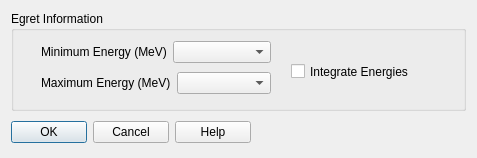
<?xml version="1.0" encoding="UTF-8"?>
<ui version="4.0">
 <class>egretDialog</class>
 <widget class="QDialog" name="egretDialog">
  <property name="geometry">
   <rect>
    <x>0</x>
    <y>0</y>
    <width>469</width>
    <height>156</height>
   </rect>
  </property>
  <property name="windowTitle">
   <string>Dialog</string>
  </property>
  <layout class="QVBoxLayout" name="verticalLayout_2">
   <item>
    <widget class="QGroupBox" name="EgretBox">
     <property name="minimumSize">
      <size>
       <width>455</width>
       <height>100</height>
      </size>
     </property>
     <property name="title">
      <string>Egret Information</string>
     </property>
     <widget class="QCheckBox" name="sumCheckBox">
      <property name="geometry">
       <rect>
        <x>280</x>
        <y>50</y>
        <width>151</width>
        <height>21</height>
       </rect>
      </property>
      <property name="text">
       <string>Integrate Energies</string>
      </property>
     </widget>
     <widget class="QWidget" name="layoutWidget_2">
      <property name="geometry">
       <rect>
        <x>30</x>
        <y>30</y>
        <width>230</width>
        <height>56</height>
       </rect>
      </property>
      <layout class="QVBoxLayout" name="verticalLayout">
       <item>
        <layout class="QFormLayout" name="minLayout">
         <item row="0" column="0">
          <widget class="QLabel" name="minLabel">
           <property name="text">
            <string>Minimum Energy (MeV)</string>
           </property>
          </widget>
         </item>
         <item row="0" column="1">
          <widget class="QComboBox" name="minBox">
           <property name="maxCount">
            <number>10</number>
           </property>
          </widget>
         </item>
        </layout>
       </item>
       <item>
        <layout class="QFormLayout" name="maxLayout">
         <item row="0" column="0">
          <widget class="QLabel" name="maxLabel">
           <property name="text">
            <string>Maximum Energy (MeV)</string>
           </property>
          </widget>
         </item>
         <item row="0" column="1">
          <widget class="QComboBox" name="maxBox">
           <property name="maxCount">
            <number>10</number>
           </property>
          </widget>
         </item>
        </layout>
       </item>
      </layout>
     </widget>
    </widget>
   </item>
   <item>
    <layout class="QHBoxLayout" name="buttonLayout">
     <item>
      <widget class="QDialogButtonBox" name="buttonBox">
       <property name="minimumSize">
        <size>
         <width>240</width>
         <height>30</height>
        </size>
       </property>
       <property name="orientation">
        <enum>Qt::Horizontal</enum>
       </property>
       <property name="standardButtons">
        <set>QDialogButtonBox::Cancel|QDialogButtonBox::Help|QDialogButtonBox::Ok</set>
       </property>
      </widget>
     </item>
     <item>
      <spacer name="horizontalSpacer">
       <property name="orientation">
        <enum>Qt::Horizontal</enum>
       </property>
       <property name="sizeHint" stdset="0">
        <size>
         <width>228</width>
         <height>20</height>
        </size>
       </property>
      </spacer>
     </item>
    </layout>
   </item>
  </layout>
 </widget>
 <resources/>
 <connections/>
</ui>
